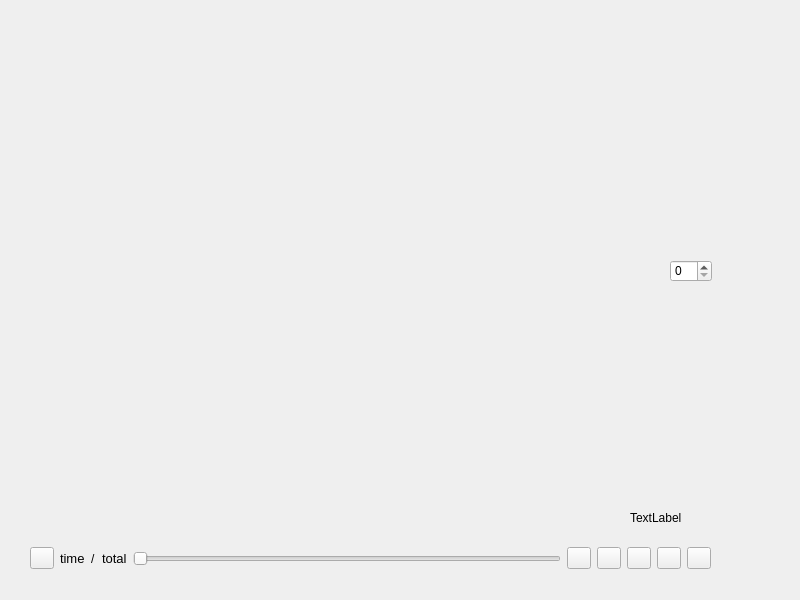
<?xml version="1.0" encoding="UTF-8"?>
<ui version="4.0">
 <class>Widget</class>
 <widget class="QWidget" name="Widget">
  <property name="geometry">
   <rect>
    <x>0</x>
    <y>0</y>
    <width>800</width>
    <height>600</height>
   </rect>
  </property>
  <property name="windowTitle">
   <string>Widget</string>
  </property>
  <widget class="PlayWidget" name="m_playWidget" native="true">
   <property name="geometry">
    <rect>
     <x>40</x>
     <y>180</y>
     <width>571</width>
     <height>341</height>
    </rect>
   </property>
  </widget>
  <widget class="DigiBaseLabel" name="m_labRecTime">
   <property name="geometry">
    <rect>
     <x>630</x>
     <y>510</y>
     <width>71</width>
     <height>16</height>
    </rect>
   </property>
   <property name="text">
    <string>TextLabel</string>
   </property>
  </widget>
  <widget class="QWidget" name="layoutWidget">
   <property name="geometry">
    <rect>
     <x>30</x>
     <y>540</y>
     <width>681</width>
     <height>37</height>
    </rect>
   </property>
   <layout class="QHBoxLayout" name="horizontalLayout">
    <item>
     <widget class="DigiIconPushBtn" name="m_btnPlay">
      <property name="maximumSize">
       <size>
        <width>24</width>
        <height>16777215</height>
       </size>
      </property>
      <property name="text">
       <string/>
      </property>
     </widget>
    </item>
    <item>
     <widget class="DigiBaseLabel" name="m_labCurTime">
      <property name="font">
       <font>
        <pointsize>10</pointsize>
       </font>
      </property>
      <property name="text">
       <string>time</string>
      </property>
     </widget>
    </item>
    <item>
     <widget class="DigiBaseLabel" name="m_labseparator">
      <property name="text">
       <string>/</string>
      </property>
     </widget>
    </item>
    <item>
     <widget class="DigiBaseLabel" name="m_labTotalTime">
      <property name="font">
       <font>
        <pointsize>10</pointsize>
       </font>
      </property>
      <property name="text">
       <string>total</string>
      </property>
     </widget>
    </item>
    <item>
     <widget class="DigiBaseSlider" name="m_slider">
      <property name="sizePolicy">
       <sizepolicy hsizetype="Expanding" vsizetype="Fixed">
        <horstretch>0</horstretch>
        <verstretch>0</verstretch>
       </sizepolicy>
      </property>
      <property name="orientation">
       <enum>Qt::Orientation::Horizontal</enum>
      </property>
     </widget>
    </item>
    <item>
     <widget class="DigiIconPushBtn" name="m_btnSpeed">
      <property name="maximumSize">
       <size>
        <width>24</width>
        <height>16777215</height>
       </size>
      </property>
      <property name="text">
       <string/>
      </property>
     </widget>
    </item>
    <item>
     <widget class="DigiIconPushBtn" name="m_btnVolume">
      <property name="maximumSize">
       <size>
        <width>24</width>
        <height>16777215</height>
       </size>
      </property>
      <property name="text">
       <string/>
      </property>
     </widget>
    </item>
    <item>
     <widget class="DigiIconPushBtn" name="m_btnScreenShot">
      <property name="maximumSize">
       <size>
        <width>24</width>
        <height>16777215</height>
       </size>
      </property>
      <property name="text">
       <string/>
      </property>
     </widget>
    </item>
    <item>
     <widget class="DigiIconPushBtn" name="m_btnRecord">
      <property name="maximumSize">
       <size>
        <width>24</width>
        <height>16777215</height>
       </size>
      </property>
      <property name="text">
       <string/>
      </property>
     </widget>
    </item>
    <item>
     <widget class="DigiIconPushBtn" name="m_btnFullScreen">
      <property name="maximumSize">
       <size>
        <width>24</width>
        <height>16777215</height>
       </size>
      </property>
      <property name="text">
       <string/>
      </property>
     </widget>
    </item>
   </layout>
  </widget>
  <widget class="QSpinBox" name="spinBox">
   <property name="geometry">
    <rect>
     <x>670</x>
     <y>260</y>
     <width>42</width>
     <height>22</height>
    </rect>
   </property>
  </widget>
 </widget>
 <customwidgets>
  <customwidget>
   <class>DigiBaseLabel</class>
   <extends>QLabel</extends>
   <header location="global">BaseUI/digibaselabel.h</header>
  </customwidget>
  <customwidget>
   <class>DigiIconPushBtn</class>
   <extends>QPushButton</extends>
   <header location="global">BaseUI/digiiconpushbtn.h</header>
  </customwidget>
  <customwidget>
   <class>DigiBaseSlider</class>
   <extends>QSlider</extends>
   <header location="global">BaseUI/digibaseslider.h</header>
  </customwidget>
  <customwidget>
   <class>PlayWidget</class>
   <extends>QWidget</extends>
   <header>playwidget.h</header>
   <container>1</container>
  </customwidget>
 </customwidgets>
 <resources/>
 <connections/>
</ui>
